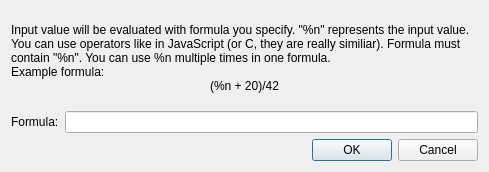
<?xml version="1.0" encoding="UTF-8"?>
<ui version="4.0">
 <class>FormulaDialog</class>
 <widget class="QDialog" name="FormulaDialog">
  <property name="geometry">
   <rect>
    <x>0</x>
    <y>0</y>
    <width>489</width>
    <height>172</height>
   </rect>
  </property>
  <property name="windowTitle">
   <string>Edit formula</string>
  </property>
  <layout class="QVBoxLayout" name="verticalLayout">
   <item>
    <widget class="QLabel" name="label">
     <property name="text">
      <string>&lt;!DOCTYPE HTML PUBLIC &quot;-//W3C//DTD HTML 4.0//EN&quot; &quot;http://www.w3.org/TR/REC-html40/strict.dtd&quot;&gt;
&lt;html&gt;&lt;head&gt;&lt;meta name=&quot;qrichtext&quot; content=&quot;1&quot; /&gt;&lt;style type=&quot;text/css&quot;&gt;
p, li { white-space: pre-wrap; }
&lt;/style&gt;&lt;/head&gt;&lt;body style=&quot; font-family:'DejaVu Sans'; font-size:9pt; font-weight:400; font-style:normal;&quot;&gt;
&lt;p style=&quot; margin-top:0px; margin-bottom:0px; margin-left:0px; margin-right:0px; -qt-block-indent:0; text-indent:0px;&quot;&gt;Input value will be evaluated with formula you specify. &amp;quot;%n&amp;quot; represents the input value. You can use operators like in JavaScript (or C, they are really similiar). Formula must contain &amp;quot;%n&amp;quot;. You can use %n multiple times in one formula.&lt;/p&gt;
&lt;p style=&quot; margin-top:0px; margin-bottom:0px; margin-left:0px; margin-right:0px; -qt-block-indent:0; text-indent:0px;&quot;&gt;Example formula: &lt;/p&gt;
&lt;p align=&quot;center&quot; style=&quot; margin-top:0px; margin-bottom:0px; margin-left:0px; margin-right:0px; -qt-block-indent:0; text-indent:0px;&quot;&gt;(%n + 20)/42&lt;/p&gt;&lt;/body&gt;&lt;/html&gt;</string>
     </property>
     <property name="wordWrap">
      <bool>true</bool>
     </property>
    </widget>
   </item>
   <item>
    <layout class="QHBoxLayout" name="horizontalLayout">
     <item>
      <widget class="QLabel" name="label_2">
       <property name="text">
        <string>Formula:</string>
       </property>
      </widget>
     </item>
     <item>
      <widget class="ResettableLineEdit" name="formula"/>
     </item>
    </layout>
   </item>
   <item>
    <widget class="QDialogButtonBox" name="buttonBox">
     <property name="orientation">
      <enum>Qt::Horizontal</enum>
     </property>
     <property name="standardButtons">
      <set>QDialogButtonBox::Cancel|QDialogButtonBox::Ok</set>
     </property>
    </widget>
   </item>
  </layout>
 </widget>
 <customwidgets>
  <customwidget>
   <class>ResettableLineEdit</class>
   <extends>QLineEdit</extends>
   <header>../src/ui/resettablelineedit.h</header>
  </customwidget>
 </customwidgets>
 <resources/>
 <connections>
  <connection>
   <sender>buttonBox</sender>
   <signal>accepted()</signal>
   <receiver>FormulaDialog</receiver>
   <slot>accept()</slot>
   <hints>
    <hint type="sourcelabel">
     <x>248</x>
     <y>254</y>
    </hint>
    <hint type="destinationlabel">
     <x>157</x>
     <y>274</y>
    </hint>
   </hints>
  </connection>
  <connection>
   <sender>buttonBox</sender>
   <signal>rejected()</signal>
   <receiver>FormulaDialog</receiver>
   <slot>reject()</slot>
   <hints>
    <hint type="sourcelabel">
     <x>316</x>
     <y>260</y>
    </hint>
    <hint type="destinationlabel">
     <x>286</x>
     <y>274</y>
    </hint>
   </hints>
  </connection>
 </connections>
</ui>
